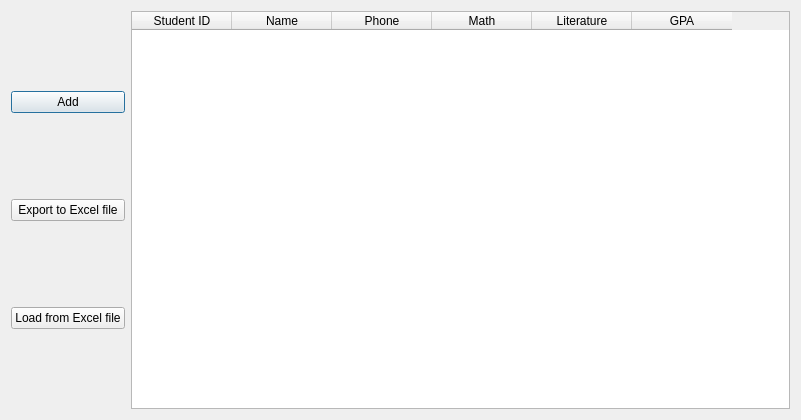
<?xml version="1.0" encoding="UTF-8"?>
<ui version="4.0">
 <class>dl_task4</class>
 <widget class="QDialog" name="dl_task4">
  <property name="geometry">
   <rect>
    <x>0</x>
    <y>0</y>
    <width>801</width>
    <height>420</height>
   </rect>
  </property>
  <property name="minimumSize">
   <size>
    <width>801</width>
    <height>420</height>
   </size>
  </property>
  <property name="maximumSize">
   <size>
    <width>801</width>
    <height>420</height>
   </size>
  </property>
  <property name="windowTitle">
   <string>Student Information Management</string>
  </property>
  <layout class="QHBoxLayout" name="horizontalLayout">
   <item>
    <layout class="QVBoxLayout" name="verticalLayout">
     <item>
      <widget class="QPushButton" name="btn_add">
       <property name="text">
        <string>Add</string>
       </property>
      </widget>
     </item>
     <item>
      <widget class="QPushButton" name="btn_export">
       <property name="text">
        <string>Export to Excel file</string>
       </property>
      </widget>
     </item>
     <item>
      <widget class="QPushButton" name="btn_load">
       <property name="text">
        <string>Load from Excel file</string>
       </property>
      </widget>
     </item>
    </layout>
   </item>
   <item>
    <widget class="QTableWidget" name="tb_info">
     <column>
      <property name="text">
       <string>Student ID</string>
      </property>
     </column>
     <column>
      <property name="text">
       <string>Name</string>
      </property>
     </column>
     <column>
      <property name="text">
       <string>Phone</string>
      </property>
     </column>
     <column>
      <property name="text">
       <string>Math</string>
      </property>
     </column>
     <column>
      <property name="text">
       <string>Literature</string>
      </property>
     </column>
     <column>
      <property name="text">
       <string>GPA</string>
      </property>
     </column>
    </widget>
   </item>
  </layout>
 </widget>
 <resources/>
 <connections/>
</ui>
